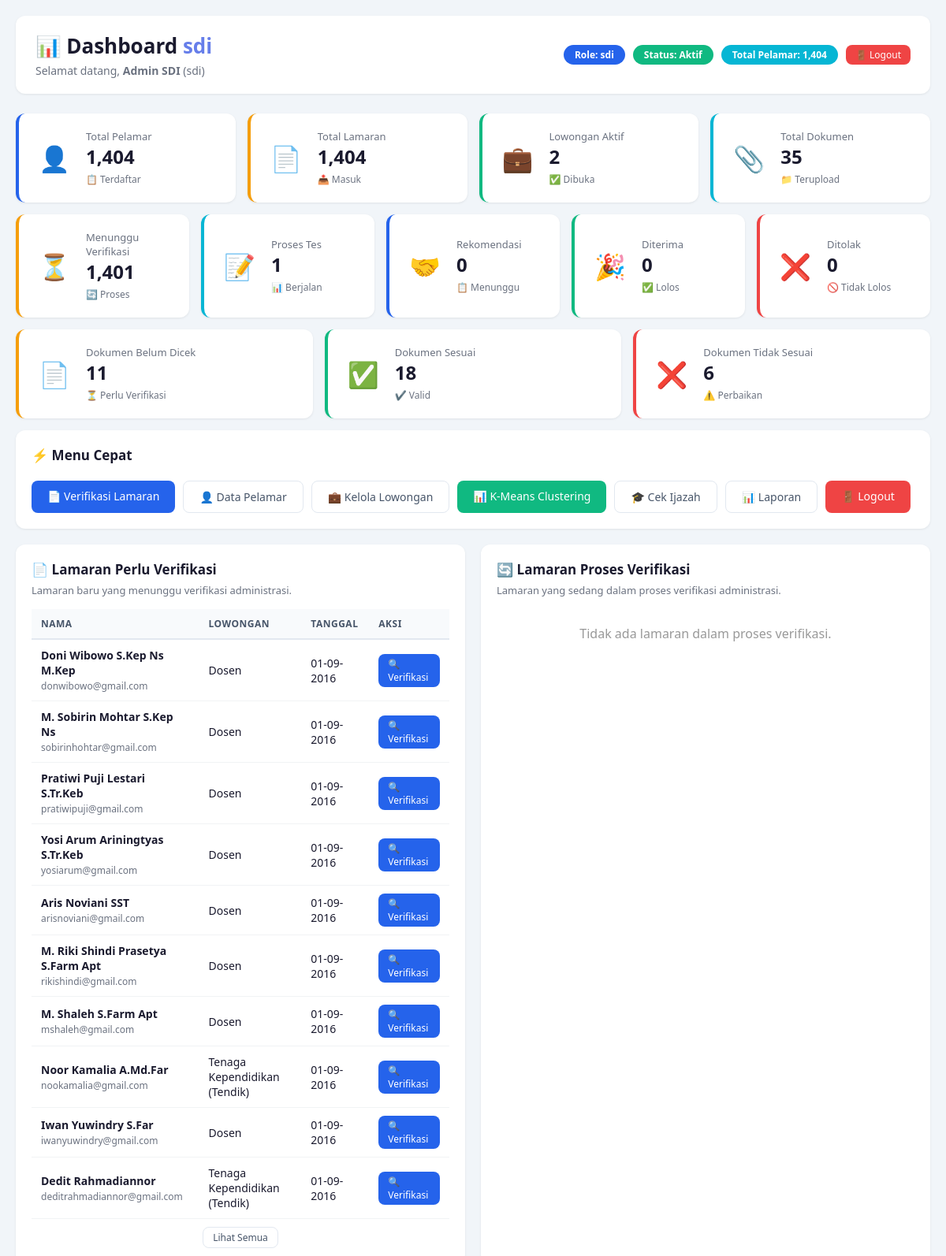
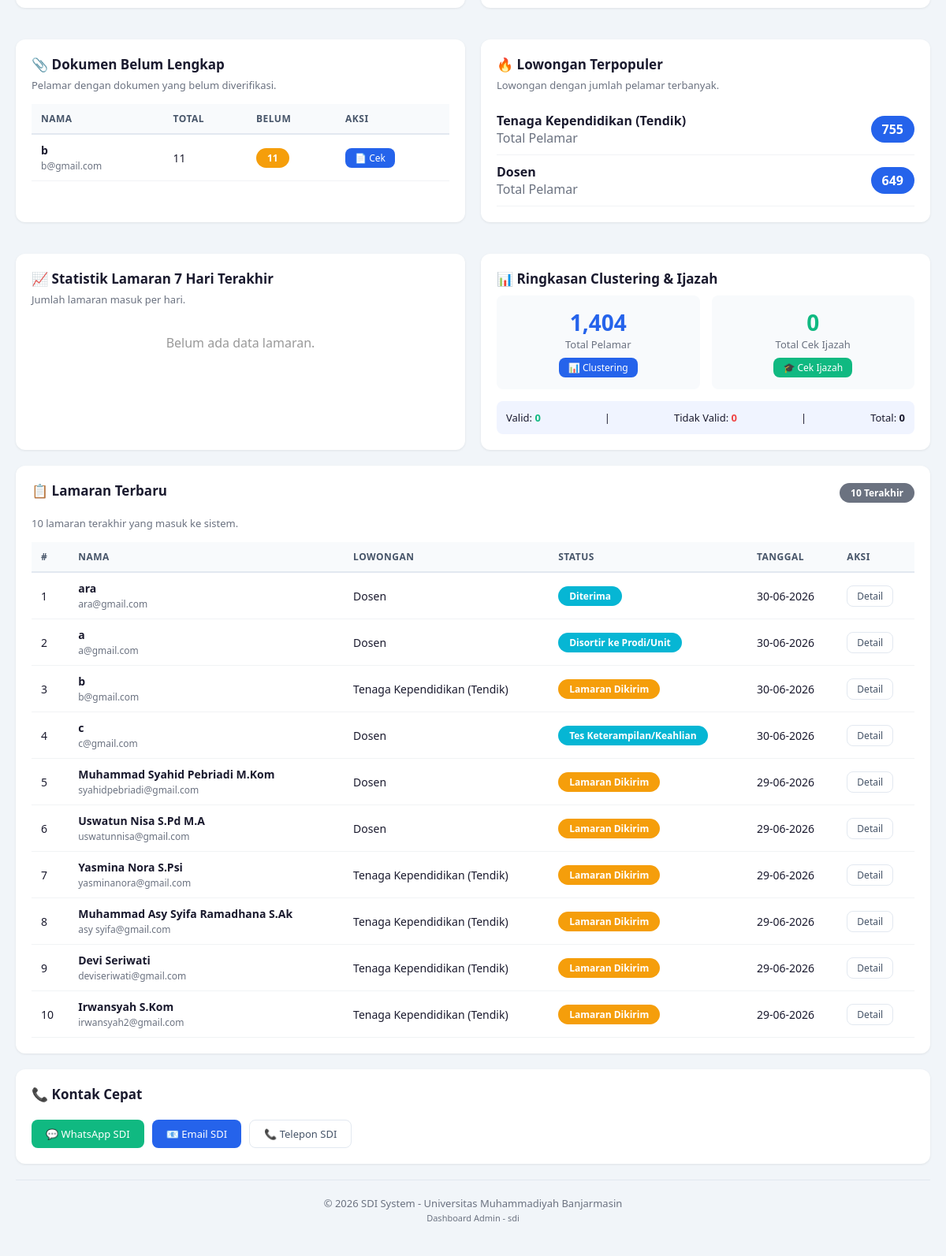
Page /dashboard.php (signed in) on the committed database (2 pictures, top to bottom).
### tables this page shows
CREATE TABLE `users` (
  `id_user` int NOT NULL,
  `id_role` int NOT NULL,
  `nik` varchar(20) NOT NULL,
  `nama_lengkap` varchar(100) NOT NULL,
  `email` varchar(100) NOT NULL,
  `password` varchar(255) NOT NULL,
  `no_hp` varchar(100) NOT NULL,
  `alamat` text NOT NULL,
  `status_aktif` tinyint(1) NOT NULL DEFAULT '1'
);

CREATE TABLE `roles` (
  `id_role` int NOT NULL,
  `nama_role` varchar(50) NOT NULL,
  `keterangan` varchar(100) DEFAULT NULL
);

CREATE TABLE `lamaran` (
  `id_lamaran` int NOT NULL,
  `id_pelamar` int NOT NULL,
  `id_lowongan` int NOT NULL,
  `tanggal_lamaran` date NOT NULL,
  `id_status_lamaran` int NOT NULL,
  `catatan` text
);

CREATE TABLE `lowongan` (
  `id_lowongan` int NOT NULL,
  `nama_lowongan` varchar(50) NOT NULL,
  `minimal_pendidikan` int NOT NULL,
  `deskripsi` text NOT NULL,
  `status` enum('Aktif','Tidak Aktif') NOT NULL DEFAULT 'Aktif'
);

CREATE TABLE `pelamar` (
  `id_pelamar` int NOT NULL,
  `id_user` int NOT NULL,
  `tempat_lahir` varchar(100) NOT NULL,
  `tanggal_lahir` date NOT NULL,
  `jenis_kelamin` enum('L','P') NOT NULL,
  `id_agama` int NOT NULL,
  `umur` int NOT NULL,
  `pendidikan_terakhir` int NOT NULL
);

CREATE TABLE `master_status_lamaran` (
  `id_master_status_lamaran` int NOT NULL,
  `nama_status` varchar(100) NOT NULL,
  `urutan` int NOT NULL,
  `keterangan` text
);

### dashboard.php (the view, shortened to what the rows shown need)
<?php
require_once __DIR__ . '/../includes/config.php';
$stmt = $pdo->prepare("
    SELECT u.*, r.nama_role
    FROM users u
    JOIN roles r ON u.id_role = r.id_role
    WHERE u.id_user = ? AND u.status_aktif = 1
");
$stmt->execute([$_SESSION['id_user']]);
$user = $stmt->fetch();
$role_name = $user['nama_role'];
$total_pelamar = $pdo->query("SELECT COUNT(*) FROM pelamar")->fetchColumn();
$need_verification = $pdo->query("
    SELECT
        lm.id_lamaran,
        lm.tanggal_lamaran,
        lm.catatan,
        p.id_pelamar,
        u.nama_lengkap,
        u.email,
        u.no_hp,
        u.nik,
        l.nama_lowongan,
        ms.nama_status
    FROM lamaran lm
    JOIN pelamar p ON lm.id_pelamar = p.id_pelamar
    JOIN users u ON p.id_user = u.id_user
    LEFT JOIN lowongan l ON lm.id_lowongan = l.id_lowongan
    LEFT JOIN master_status_lamaran ms ON lm.id_status_lamaran = ms.id_master_status_lamaran
    WHERE lm.id_status_lamaran = 1
    ORDER BY lm.tanggal_lamaran ASC
    LIMIT 10
")->fetchAll();
$dokumen_belum_lengkap = $pdo->query("
    SELECT
        p.id_pelamar,
        u.nama_lengkap,
        u.email,
        COUNT(pd.id_pelamar_dokumen) as total_dokumen,
        SUM(CASE WHEN pd.status_verifikasi = 'Belum' THEN 1 ELSE 0 END) as belum_diverifikasi
    FROM pelamar p
    JOIN users u ON p.id_user = u.id_user
    LEFT JOIN pelamar_dokumen pd ON p.id_pelamar = pd.id_pelamar
    GROUP BY p.id_pelamar, u.nama_lengkap, u.email
    HAVING belum_diverifikasi > 0
    ORDER BY belum_diverifikasi DESC
    LIMIT 10
")->fetchAll();
$top_lowongan = $pdo->query("
    SELECT
        l.id_lowongan,
        l.nama_lowongan,
        COUNT(lm.id_lamaran) as total_pelamar
    FROM lowongan l
    LEFT JOIN lamaran lm ON l.id_lowongan = lm.id_lowongan
    WHERE l.status = 'Aktif'
    GROUP BY l.id_lowongan, l.nama_lowongan
    ORDER BY total_pelamar DESC
    LIMIT 5
")->fetchAll();
$recent_lamaran = $pdo->query("
    SELECT
        lm.id_lamaran,
        lm.tanggal_lamaran,
        lm.catatan,
        p.id_pelamar,
        u.nama_lengkap,
        u.email,
        l.nama_lowongan,
        ms.nama_status,
        lm.id_status_lamaran
    FROM lamaran lm
    JOIN pelamar p ON lm.id_pelamar = p.id_pelamar
    JOIN users u ON p.id_user = u.id_user
    LEFT JOIN lowongan l ON lm.id_lowongan = l.id_lowongan
    LEFT JOIN master_status_lamaran ms ON lm.id_status_lamaran = ms.id_master_status_lamaran
    ORDER BY lm.tanggal_lamaran DESC
    LIMIT 10
")->fetchAll();
?>
<!DOCTYPE html>
<html lang="id">
<head>
</head>
<body>
<div class="container">
    <div class="topline">
        <div>
            <h1>📊 Dashboard <span><?= htmlspecialchars($role_name) ?></span></h1>
            <p class="hint">
                Selamat datang, <strong><?= htmlspecialchars($user['nama_lengkap']) ?></strong>
                (<?= htmlspecialchars($role_name) ?>)
            </p>
        </div>
        <div class="topline-right">
            <span class="badge badge-primary">Role: <?= htmlspecialchars($role_name) ?></span>
            <span class="badge badge-success">Status: Aktif</span>
            <span class="badge badge-info">Total Pelamar: <?= number_format($total_pelamar) ?></span>
            <a href="../logout.php" class="btn btn-danger btn-sm">🚪 Logout</a>
        </div>
    </div>
    <div class="grid-2">
        <div class="card">
            <?php if(empty($need_verification)): ?>
                <p style="color:green;padding:20px 0;text-align:center;">✅ Semua lamaran sudah diverifikasi.</p>
            <?php else: ?>
                <div class="table-wrap">
                    <table class="table">
                        <thead>
                            <tr>
                                <th>Nama</th>
                                <th>Lowongan</th>
                                <th>Tanggal</th>
                                <th>Aksi</th>
                            </tr>
                        </thead>
                        <tbody>
                            <?php foreach($need_verification as $l): ?>
                                <tr>
                                    <td>
                                        <strong><?= htmlspecialchars($l['nama_lengkap']) ?></strong>
                                        <br><span class="text-muted"><?= htmlspecialchars($l['email']) ?></span>
                                    </td>
                                    <td><?= htmlspecialchars($l['nama_lowongan'] ?? '-') ?></td>
                                    <td><?= date('d-m-Y', strtotime($l['tanggal_lamaran'])) ?></td>
                                    <td>
                                        <a href="verifikasi_detail.php?id=<?= $l['id_lamaran'] ?>" class="btn btn-primary btn-sm">🔍 Verifikasi</a>
                                    </td>
                                </tr>
                            <?php endforeach; ?>
                        </tbody>
                    </table>
                </div>
            <?php endif; ?>
        </div>
        <div class="card">
            <?php if(empty($dokumen_belum_lengkap)): ?>
                <p style="color:green;padding:20px 0;text-align:center;">✅ Semua dokumen sudah lengkap.</p>
            <?php else: ?>
                <div class="table-wrap">
                    <table class="table">
                        <thead>
                            <tr>
                                <th>Nama</th>
                                <th>Total</th>
                                <th>Belum</th>
                                <th>Aksi</th>
                            </tr>
                        </thead>
                        <tbody>
                            <?php foreach($dokumen_belum_lengkap as $d): ?>
                                <tr>
                                    <td>
                                        <strong><?= htmlspecialchars($d['nama_lengkap']) ?></strong>
                                        <br><span class="text-muted"><?= htmlspecialchars($d['email']) ?></span>
                                    </td>
                                    <td><?= $d['total_dokumen'] ?></td>
                                    <td><span class="badge badge-warning"><?= $d['belum_diverifikasi'] ?></span></td>
                                    <td>
                                        <a href="verifikasi_dokumen.php?id=<?= $d['id_pelamar'] ?>" class="btn btn-primary btn-sm">📄 Cek</a>
                                    </td>
                                </tr>
                            <?php endforeach; ?>
                        </tbody>
                    </table>
                </div>
            <?php endif; ?>
        </div>
        <div class="card">
            <?php if(empty($top_lowongan)): ?>
                <p style="color:#999;padding:20px 0;text-align:center;">Belum ada data lowongan.</p>
            <?php else: ?>
                <?php foreach($top_lowongan as $l): ?>
                    <div style="display:flex;justify-content:space-between;align-items:center;padding:10px 0;border-bottom:1px solid #f1f3f5;">
                        <div>
                            <strong><?= htmlspecialchars($l['nama_lowongan']) ?></strong>
                            <br><span class="text-muted">Total Pelamar</span>
                        </div>
                        <span class="badge badge-primary" style="font-size:16px;padding:6px 14px;">
                            <?= number_format($l['total_pelamar']) ?>
                        </span>
                    </div>
                <?php endforeach; ?>
            <?php endif; ?>
        </div>
    </div>
    <div class="card">
        <?php if(empty($recent_lamaran)): ?>
            <p style="color:#999;padding:20px 0;text-align:center;">Belum ada lamaran masuk.</p>
        <?php else: ?>
            <div class="table-wrap">
                <table class="table">
                    <thead>
                        <tr>
                            <th>#</th>
                            <th>Nama</th>
                            <th>Lowongan</th>
                            <th>Status</th>
                            <th>Tanggal</th>
                            <th>Aksi</th>
                        </tr>
                    </thead>
                    <tbody>
                        <?php $i = 1; foreach($recent_lamaran as $l): ?>
                            <tr>
                                <td><?= $i++ ?></td>
                                <td>
                                    <strong><?= htmlspecialchars($l['nama_lengkap']) ?></strong>
                                    <br><span class="text-muted"><?= htmlspecialchars($l['email']) ?></span>
                                </td>
                                <td><?= htmlspecialchars($l['nama_lowongan'] ?? '-') ?></td>
                                <td>
                                    <span class="badge
                                        <?= in_array($l['id_status_lamaran'], [1, 2]) ? 'badge-warning' :
                                            (in_array($l['id_status_lamaran'], [14, 15, 16]) ? 'badge-success' :
                                            (in_array($l['id_status_lamaran'], [17]) ? 'badge-danger' : 'badge-info')) ?>">
                                        <?= htmlspecialchars($l['nama_status'] ?? 'Lamaran Dikirim') ?>
                                    </span>
                                </td>
                                <td><?= date('d-m-Y', strtotime($l['tanggal_lamaran'])) ?></td>
                                <td>
                                    <a href="detail_lamaran.php?id=<?= $l['id_lamaran'] ?>" class="btn btn-outline btn-sm">Detail</a>
                                </td>
                            </tr>
                        <?php endforeach; ?>
                    </tbody>
                </table>
            </div>
        <?php endif; ?>
    </div>
    <div style="text-align:center;padding:20px 0;color:#6b7280;font-size:13px;border-top:1px solid #e2e8f0;margin-top:20px;">
        &copy; <?= date('Y') ?> SDI System - Universitas Muhammadiyah Banjarmasin
        <br>
        <span style="font-size:11px;">Dashboard Admin - <?= htmlspecialchars($role_name) ?></span>
    </div>
</div>
</body>
</html>

### rows in the picture
users: id_role.nama_role "sdi", nama_lengkap "Admin SDI"
lamaran: users.nama_lengkap "Doni Wibowo S.Kep Ns M.Kep", users.email "donwibowo@gmail.com", id_lowongan.nama_lowongan "Dosen", tanggal_lamaran "01-09-2016"
lamaran: users.nama_lengkap "M. Sobirin Mohtar S.Kep Ns", users.email "sobirinhohtar@gmail.com", id_lowongan.nama_lowongan "Dosen", tanggal_lamaran "01-09-2016"
lamaran: users.nama_lengkap "Pratiwi Puji Lestari S.Tr.Keb", users.email "pratiwipuji@gmail.com", id_lowongan.nama_lowongan "Dosen", tanggal_lamaran "01-09-2016"
lamaran: users.nama_lengkap "Yosi Arum Ariningtyas S.Tr.Keb", users.email "yosiarum@gmail.com", id_lowongan.nama_lowongan "Dosen", tanggal_lamaran "01-09-2016"
lamaran: users.nama_lengkap "Aris Noviani SST", users.email "arisnoviani@gmail.com", id_lowongan.nama_lowongan "Dosen", tanggal_lamaran "01-09-2016"
lamaran: users.nama_lengkap "M. Riki Shindi Prasetya S.Farm Apt", users.email "rikishindi@gmail.com", id_lowongan.nama_lowongan "Dosen", tanggal_lamaran "01-09-2016"
lamaran: users.nama_lengkap "M. Shaleh S.Farm Apt", users.email "mshaleh@gmail.com", id_lowongan.nama_lowongan "Dosen", tanggal_lamaran "01-09-2016"
lamaran: users.nama_lengkap "Noor Kamalia A.Md.Far", users.email "nookamalia@gmail.com", id_lowongan.nama_lowongan "Tenaga Kependidikan (Tendik)", tanggal_lamaran "01-09-2016"
lamaran: users.nama_lengkap "Iwan Yuwindry S.Far", users.email "iwanyuwindry@gmail.com", id_lowongan.nama_lowongan "Dosen", tanggal_lamaran "01-09-2016"
lamaran: users.nama_lengkap "Dedit Rahmadiannor", users.email "deditrahmadiannor@gmail.com", id_lowongan.nama_lowongan "Tenaga Kependidikan (Tendik)", tanggal_lamaran "01-09-2016"
pelamar: id_user.nama_lengkap "b", id_user.email "b@gmail.com", total_dokumen "11", belum_diverifikasi "11"
lowongan: nama_lowongan "Tenaga Kependidikan (Tendik)", total_pelamar "755"
lowongan: nama_lowongan "Dosen", total_pelamar "649"
lamaran: users.nama_lengkap "ara", users.email "ara@gmail.com", id_lowongan.nama_lowongan "Dosen", id_status_lamaran.nama_status "Diterima", tanggal_lamaran "30-06-2026"
lamaran: users.nama_lengkap "a", users.email "a@gmail.com", id_lowongan.nama_lowongan "Dosen", id_status_lamaran.nama_status "Disortir ke Prodi/Unit", tanggal_lamaran "30-06-2026"
lamaran: users.nama_lengkap "b", users.email "b@gmail.com", id_lowongan.nama_lowongan "Tenaga Kependidikan (Tendik)", id_status_lamaran.nama_status "Lamaran Dikirim", tanggal_lamaran "30-06-2026"
lamaran: users.nama_lengkap "c", users.email "c@gmail.com", id_lowongan.nama_lowongan "Dosen", id_status_lamaran.nama_status "Tes Keterampilan/Keahlian", tanggal_lamaran "30-06-2026"
lamaran: users.nama_lengkap "Muhammad Syahid Pebriadi M.Kom", users.email "syahidpebriadi@gmail.com", id_lowongan.nama_lowongan "Dosen", id_status_lamaran.nama_status "Lamaran Dikirim", tanggal_lamaran "29-06-2026"
lamaran: users.nama_lengkap "Uswatun Nisa S.Pd M.A", users.email "uswatunnisa@gmail.com", id_lowongan.nama_lowongan "Dosen", id_status_lamaran.nama_status "Lamaran Dikirim", tanggal_lamaran "29-06-2026"
lamaran: users.nama_lengkap "Yasmina Nora S.Psi", users.email "yasminanora@gmail.com", id_lowongan.nama_lowongan "Tenaga Kependidikan (Tendik)", id_status_lamaran.nama_status "Lamaran Dikirim", tanggal_lamaran "29-06-2026"
lamaran: users.nama_lengkap "Muhammad Asy Syifa Ramadhana S.Ak", users.email "asy syifa@gmail.com", id_lowongan.nama_lowongan "Tenaga Kependidikan (Tendik)", id_status_lamaran.nama_status "Lamaran Dikirim", tanggal_lamaran "29-06-2026"
lamaran: users.nama_lengkap "Devi Seriwati", users.email "deviseriwati@gmail.com", id_lowongan.nama_lowongan "Tenaga Kependidikan (Tendik)", id_status_lamaran.nama_status "Lamaran Dikirim", tanggal_lamaran "29-06-2026"
lamaran: users.nama_lengkap "Irwansyah S.Kom", users.email "irwansyah2@gmail.com", id_lowongan.nama_lowongan "Tenaga Kependidikan (Tendik)", id_status_lamaran.nama_status "Lamaran Dikirim", tanggal_lamaran "29-06-2026"

### other values in the picture
$total_pelamar "1,404"
$total_lamaran "1,404"
$total_lowongan "2"
$total_dokumen "35"
$status_menunggu "1,401"
$status_tes "1"
$status_rekomendasi "0"
$status_diterima "0"
$status_ditolak "0"
$dokumen_belum "11"
$dokumen_sesuai "18"
$dokumen_tidak "6"
$cluster_count "1,404"
$ijazah_total "0"
$ijazah_valid "0"
